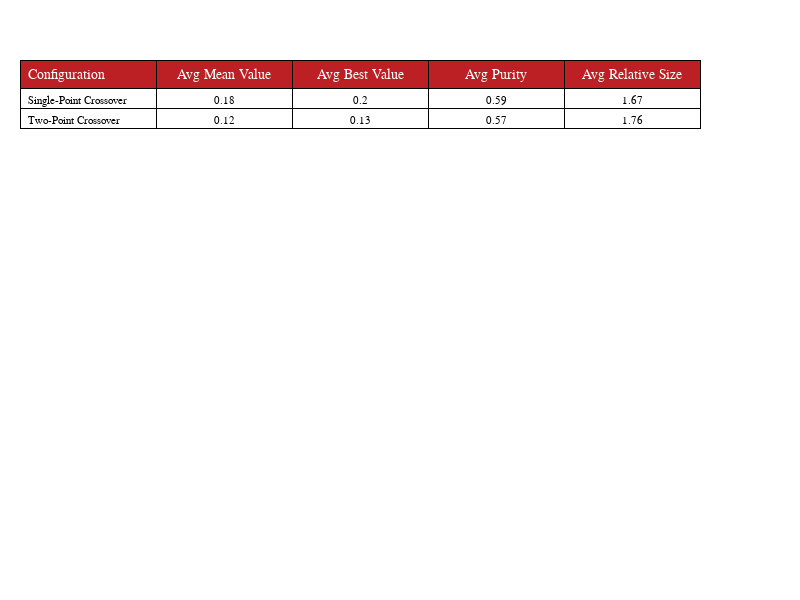

Here is the notebook cell this chart was saved with:
### Code cell
#crossovertable
names = ["Configuration" "Avg Mean Value" "Avg Best Value" "Avg Purity" "Avg Relative Size"]
rows = ["Single-Point Crossover" 0.18 0.20 0.59 1.67 
        "Two-Point Crossover" 0.12 0.13 0.57 1.76 
]
colors = fill("white", size([names; rows]))

printtable(names, rows, colors)

### Figure 1 — Plotly figure (JSON) as saved in the notebook; plotly's stock layout.template omitted (floating-point values rounded to 4 significant figures)
{"data": [{"cells": {"align": ["left", "center"], "fill": {"color": [["white", "white", "white"], ["white", "white", "white"], ["white", "white", "white"], ["white", "white", "white"], ["white", "white", "white"]]}, "font": {"color": "black", "family": "Arial", "size": 11}, "line": {"color": "black", "width": 1}, "values": [["Single-Point Crossover", "Two-Point Crossover"], [0.18, 0.12], [0.2, 0.13], [0.59, 0.57], [1.67, 1.76]]}, "header": {"align": ["left", "center"], "fill": {"color": "#BC2024"}, "font": {"color": "white", "family": "Arial", "size": 14}, "line": {"color": "black", "width": 1}, "values": [["Configuration"], ["Avg Mean Value"], ["Avg Best Value"], ["Avg Purity"], ["Avg Relative Size"]]}, "type": "table"}], "layout": {"height": 600, "margin": {"b": 10, "l": 20, "r": 100, "t": 60}, "width": 800}}
